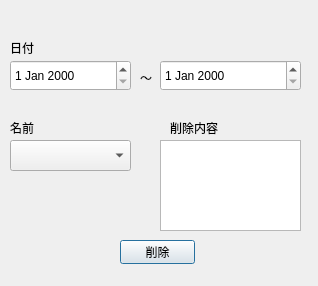
<?xml version="1.0" encoding="UTF-8"?>
<ui version="4.0">
 <class>butonBox</class>
 <widget class="QDialog" name="butonBox">
  <property name="geometry">
   <rect>
    <x>0</x>
    <y>0</y>
    <width>318</width>
    <height>286</height>
   </rect>
  </property>
  <property name="windowTitle">
   <string>Dialog</string>
  </property>
  <widget class="QComboBox" name="comboBoxName">
   <property name="geometry">
    <rect>
     <x>10</x>
     <y>140</y>
     <width>121</width>
     <height>31</height>
    </rect>
   </property>
  </widget>
  <widget class="QLabel" name="label">
   <property name="geometry">
    <rect>
     <x>10</x>
     <y>120</y>
     <width>49</width>
     <height>16</height>
    </rect>
   </property>
   <property name="text">
    <string>名前</string>
   </property>
  </widget>
  <widget class="QLabel" name="label_2">
   <property name="geometry">
    <rect>
     <x>170</x>
     <y>120</y>
     <width>49</width>
     <height>16</height>
    </rect>
   </property>
   <property name="text">
    <string>削除内容</string>
   </property>
  </widget>
  <widget class="QDateEdit" name="dateFrom">
   <property name="geometry">
    <rect>
     <x>10</x>
     <y>60</y>
     <width>121</width>
     <height>31</height>
    </rect>
   </property>
  </widget>
  <widget class="QDateEdit" name="dateTo">
   <property name="geometry">
    <rect>
     <x>160</x>
     <y>60</y>
     <width>141</width>
     <height>31</height>
    </rect>
   </property>
  </widget>
  <widget class="QPushButton" name="deleteButton">
   <property name="geometry">
    <rect>
     <x>120</x>
     <y>240</y>
     <width>75</width>
     <height>24</height>
    </rect>
   </property>
   <property name="text">
    <string>削除</string>
   </property>
  </widget>
  <widget class="QLabel" name="label_3">
   <property name="geometry">
    <rect>
     <x>10</x>
     <y>40</y>
     <width>49</width>
     <height>16</height>
    </rect>
   </property>
   <property name="text">
    <string>日付</string>
   </property>
  </widget>
  <widget class="QLabel" name="label_4">
   <property name="geometry">
    <rect>
     <x>140</x>
     <y>70</y>
     <width>31</width>
     <height>16</height>
    </rect>
   </property>
   <property name="text">
    <string>～</string>
   </property>
  </widget>
  <widget class="QListWidget" name="planList">
   <property name="geometry">
    <rect>
     <x>160</x>
     <y>140</y>
     <width>141</width>
     <height>91</height>
    </rect>
   </property>
  </widget>
 </widget>
 <resources/>
 <connections/>
</ui>
